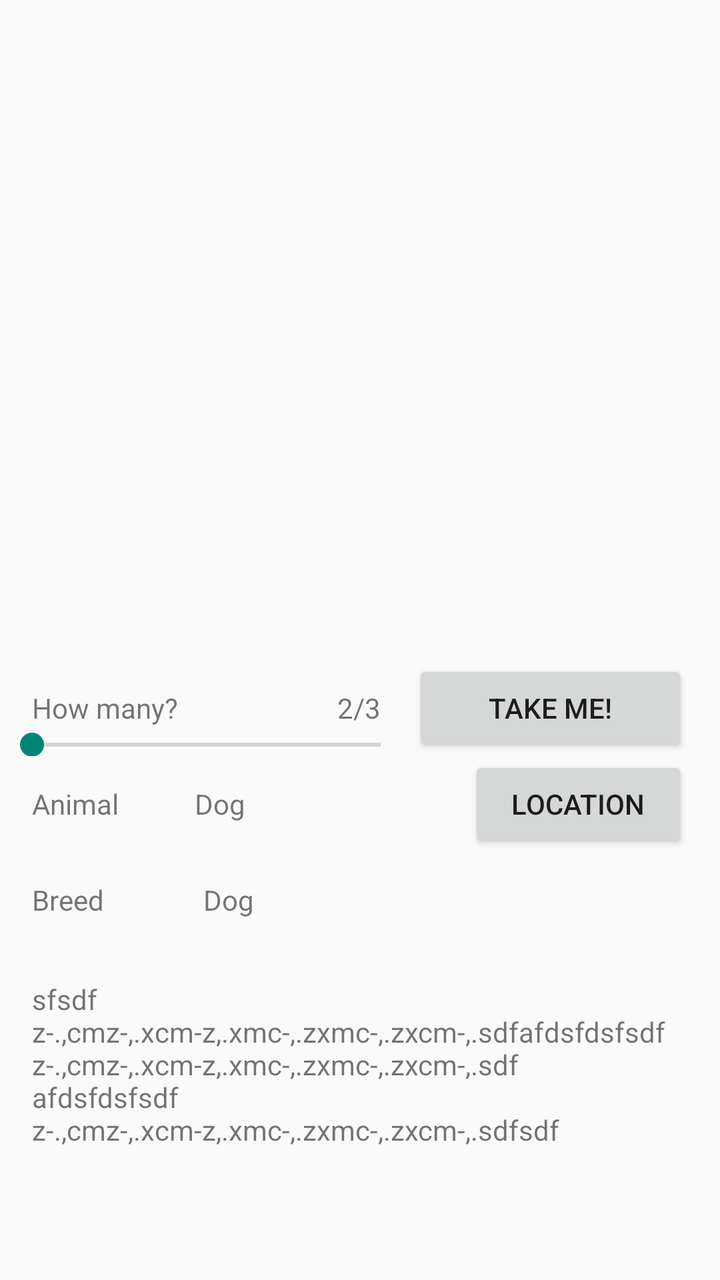
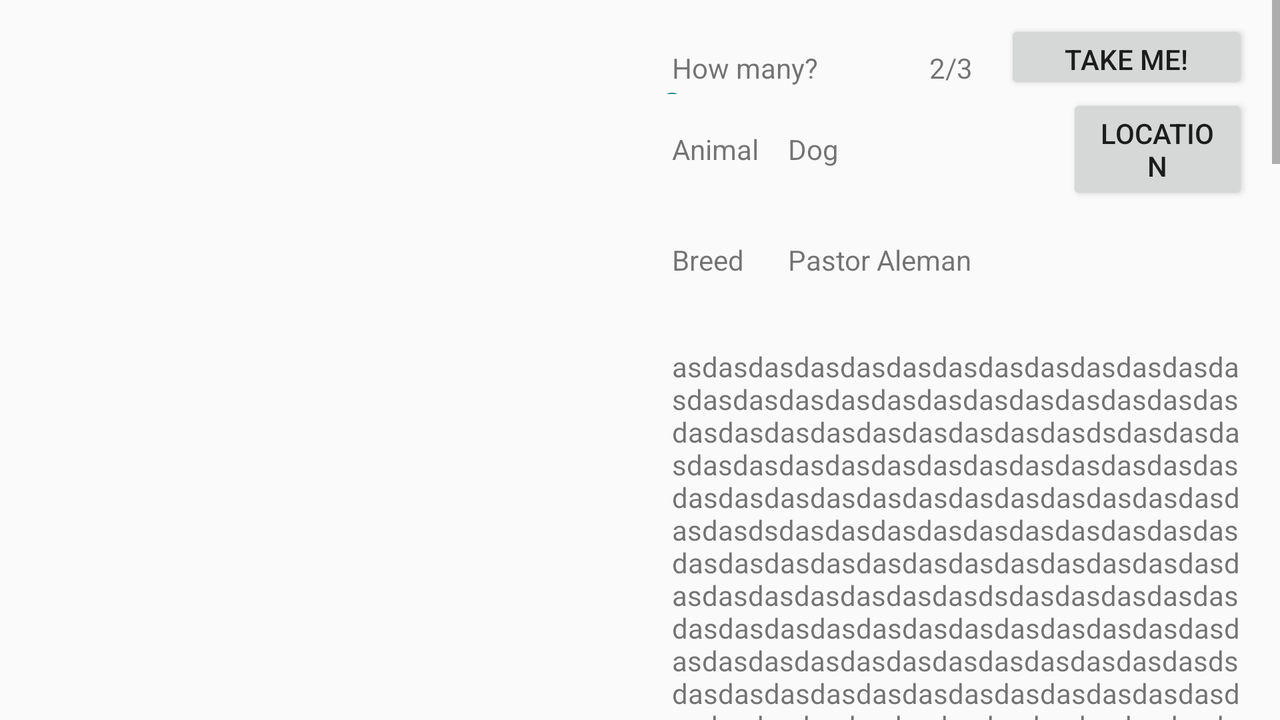

First picture: res/layout/ on a phone held upright. Second picture: the repository's own variant of that layout, on a device whose configuration matches the variant's folder. Source for both follows.
<!-- AndroidManifest.xml: application theme AppTheme -->
<!-- res/layout/fragment_new_detail.xml -->
<LinearLayout
    xmlns:android="http://schemas.android.com/apk/res/android"
    xmlns:tools="http://schemas.android.com/tools"
    android:layout_width="match_parent"
    android:layout_height="match_parent"
    tools:context="com.example.ruben.takeme.NewDetailActivity$PlaceholderFragment">

    <ScrollView
        android:layout_width="match_parent"
        android:layout_height="match_parent"
        android:fillViewport="true">

        <LinearLayout
            android:id="@+id/new_detail_container"
            android:orientation="vertical"
            android:layout_width="match_parent"
            android:layout_height="wrap_content"
            android:weightSum="10">

            <ImageView
                android:id="@+id/new_detail_icon"
                android:layout_width="match_parent"
                android:layout_height="0dp"
                android:layout_weight="5"
                android:scaleType="centerCrop"
                android:contentDescription="asdas" />


            <RelativeLayout
                android:layout_width="match_parent"
                android:layout_height="0dp"
                android:layout_weight="5">

                <LinearLayout
                    android:id="@+id/linear_horizonta_1"
                    android:orientation="horizontal"
                    android:layout_width="match_parent"
                    android:layout_height="wrap_content"
                    android:weightSum="1"
                    android:layout_marginTop="10dp">



                    <RelativeLayout
                        android:layout_below="@+id/new_detail_how_many"
                        android:layout_width="0dp"
                        android:layout_height="wrap_content"

                        android:layout_weight="0.6">

                        <TextView
                            android:id="@+id/new_detail_how_many"
                            android:layout_width="wrap_content"
                            android:layout_height="wrap_content"
                            android:text="How many?"
                            android:paddingLeft="16dp"/>

                        <TextView
                            android:layout_alignParentRight="true"
                            android:id="@+id/new_detail_animals_taked"
                            android:layout_width="wrap_content"
                            android:layout_height="wrap_content"
                            android:text="2/3"
                            android:paddingRight="16dp"/>

                        <SeekBar
                            android:id="@id/new_detail_hm_seekbar"
                            android:layout_below="@+id/new_detail_how_many"
                            android:layout_width="match_parent"
                            android:layout_height="wrap_content"
                            android:gravity="center_vertical"
                            android:layout_gravity="center_vertical"/>

                     </RelativeLayout>




                    <Button
                        style="?android:attr/buttonStyleSmall"
                        android:layout_width="0dp"
                        android:layout_height="wrap_content"
                        android:text="@string/take_me"
                        android:id="@+id/new_detail_take_me"
                        android:layout_weight="0.4"
                        android:layout_marginRight="16dp"/>

                </LinearLayout>

                <LinearLayout
                    android:id="@+id/linear_horizonta_2"
                    android:layout_below="@id/linear_horizonta_1"
                    android:orientation="horizontal"
                    android:layout_width="match_parent"
                    android:layout_height="wrap_content"
                    android:weightSum="3">

                    <TextView
                        android:layout_width="0dp"
                        android:layout_height="wrap_content"
                        android:textAppearance="?android:attr/textAppearanceSmall"
                        android:text="@string/Animal"
                        android:id="@+id/textView2"
                        android:layout_weight="0.8"
                        android:layout_gravity="left|center_vertical"
                        android:paddingLeft="16dp"/>
                    <TextView
                        android:layout_width="0dp"
                        android:layout_height="wrap_content"
                        android:textAppearance="?android:attr/textAppearanceSmall"
                        android:text="Dog"
                        android:id="@+id/new_detail_animal"
                        android:layout_weight="1.2"
                        android:layout_gravity="center_vertical"
                        android:paddingLeft="10dp"/>


                    <Button
                        style="?android:attr/buttonStyleSmall"
                        android:layout_width="0dp"
                        android:layout_height="wrap_content"
                        android:text="@string/location"
                        android:id="@+id/new_detail_show_location"
                        android:layout_marginLeft="16dp"
                        android:layout_weight="1"
                        android:layout_gravity="center_vertical"
                        android:layout_marginRight="16dp"/>




                </LinearLayout>

                <LinearLayout
                    android:id="@+id/linear_horizonta_3"
                    android:layout_below="@id/linear_horizonta_2"
                    android:orientation="horizontal"
                    android:layout_width="match_parent"
                    android:layout_height="wrap_content"
                    android:weightSum="3">

                    <TextView
                        android:layout_width="0dp"
                        android:layout_height="wrap_content"
                        android:textAppearance="?android:attr/textAppearanceSmall"
                        android:text="@string/Breed"
                        android:id="@+id/textView6"
                        android:layout_weight="0.8"
                        android:layout_gravity="left|center_vertical"
                        android:paddingLeft="16dp"/>
                    <TextView
                        android:layout_width="0dp"
                        android:layout_height="wrap_content"
                        android:textAppearance="?android:attr/textAppearanceSmall"
                        android:text="Dog"
                        android:id="@+id/new_detail_breed"
                        android:layout_weight="1.2"
                        android:layout_gravity="center_vertical"
                        android:paddingLeft="10dp"/>

                    <Button
                        style="?android:attr/buttonStyleSmall"
                        android:layout_width="0dp"
                        android:layout_height="wrap_content"
                        android:text="@string/see_it"
                        android:id="@+id/button2"
                        android:layout_weight="1"
                        android:layout_gravity="center_vertical"
                        android:layout_marginRight="16dp"
                        android:visibility="invisible"/>

                </LinearLayout>
                <TextView
                    android:layout_below="@id/linear_horizonta_3"
                    android:layout_width="match_parent"
                    android:layout_height="wrap_content"
                    android:text="sfsdf z-.,cmz-,.xcm-z,.xmc-,.zxmc-,.zxcm-,.sdfafdsfdsfsdf z-.,cmz-,.xcm-z,.xmc-,.zxmc-,.zxcm-,.sdf
                    afdsfdsfsdf z-.,cmz-,.xcm-z,.xmc-,.zxmc-,.zxcm-,.sdfsdf"
                    android:id="@+id/new_detail_description"
                    android:paddingRight="16dp"
                    android:paddingLeft="16dp"
                    android:paddingTop="16dp"
                    android:paddingBottom="16dp"
                    android:gravity="bottom"/>


            </RelativeLayout>

        </LinearLayout>
    </ScrollView>
</LinearLayout>
<!-- resources referenced by this layout -->
<resources>
  <string name="Animal">Animal</string>
  <string name="Breed">Breed</string>
  <string name="location">Location</string>
  <string name="see_it">see it!</string>
  <string name="take_me">take me!</string>
  <style name="AppTheme" parent="Theme.AppCompat.Light">
          
  
      </style>
</resources>
<!-- res/layout-land/fragment_new_detail.xml (the repository's variant of the layout above) -->
<!-- drawn on the phone turned sideways -->
<?xml version="1.0" encoding="utf-8"?>
<LinearLayout xmlns:android="http://schemas.android.com/apk/res/android"
    android:orientation="horizontal"
    android:layout_width="match_parent"
    android:layout_height="match_parent" android:weightSum="1">

    <ImageView
        android:id="@+id/new_detail_icon"
        android:layout_width="match_parent"
        android:layout_height="match_parent"
        android:layout_weight="0.5"
        android:scaleType="centerCrop"/>

    <ScrollView
        android:layout_width="match_parent"
        android:layout_height="match_parent"
        android:layout_weight="0.5">

    <LinearLayout
        android:id="@+id/new_detail_container"
        android:orientation="vertical"
        android:layout_width="fill_parent"
        android:layout_height="fill_parent"
        android:weightSum="1">



        <LinearLayout
            android:orientation="horizontal"
            android:layout_width="match_parent"
            android:layout_height="wrap_content"
            android:weightSum="1"
            android:layout_marginTop="10dp">

            <RelativeLayout
                android:layout_below="@+id/new_detail_how_many"
                android:layout_width="0dp"
                android:layout_height="wrap_content"
                android:layout_weight="0.6">

                <TextView
                    android:id="@+id/new_detail_how_many"
                    android:layout_width="wrap_content"
                    android:layout_height="wrap_content"
                    android:text="How many?"
                    android:paddingLeft="16dp"/>

                <TextView
                    android:layout_alignParentRight="true"
                    android:id="@+id/new_detail_animals_taked"
                    android:layout_width="wrap_content"
                    android:layout_height="wrap_content"
                    android:text="2/3"
                    android:paddingRight="16dp"/>

                <SeekBar
                    android:id="@id/new_detail_hm_seekbar"
                    android:layout_below="@+id/new_detail_how_many"
                    android:layout_width="match_parent"
                    android:layout_height="wrap_content"
                    android:gravity="center_vertical"
                    android:layout_gravity="center_vertical"/>

            </RelativeLayout>

            <Button
                style="?android:attr/buttonStyleSmall"
                android:layout_width="0dp"
                android:layout_height="match_parent"
                android:text="@string/take_me"
                android:id="@+id/new_detail_take_me"
                android:layout_weight="0.4"
                android:layout_marginRight="16dp"/>

        </LinearLayout>

        <LinearLayout
            android:orientation="horizontal"
            android:layout_width="match_parent"
            android:layout_height="wrap_content"
            android:weightSum="3">

            <TextView
                android:layout_width="match_parent"
                android:layout_height="match_parent"
                android:textAppearance="?android:attr/textAppearanceSmall"
                android:text="@string/Animal"
                android:id="@+id/textView2"
                android:layout_weight="1.2"
                android:gravity="left|center_vertical"
                android:paddingLeft="16dp"/>
            <TextView
                android:layout_width="match_parent"
                android:layout_height="match_parent"
                android:textAppearance="?android:attr/textAppearanceSmall"
                android:text="Dog"
                android:id="@+id/new_detail_animal"
                android:layout_weight="0.8"
                android:gravity="center_vertical"
                android:paddingLeft="10dp"/>

            <Button
                style="?android:attr/buttonStyleSmall"
                android:layout_width="match_parent"
                android:layout_height="match_parent"
                android:text="@string/location"
                android:id="@+id/new_detail_show_location"
                android:layout_weight="1"
                android:layout_marginRight="16dp"/>

        </LinearLayout>

        <LinearLayout
            android:orientation="horizontal"
            android:layout_width="match_parent"
            android:layout_height="wrap_content"
            android:weightSum="3">

            <TextView
                android:layout_width="match_parent"
                android:layout_height="match_parent"
                android:textAppearance="?android:attr/textAppearanceSmall"
                android:text="@string/Breed"
                android:id="@+id/textView6"
                android:layout_weight="1.2"
                android:gravity="left|center_vertical"
                android:paddingLeft="16dp"/>

            <TextView
                android:layout_width="match_parent"
                android:layout_height="match_parent"
                android:textAppearance="?android:attr/textAppearanceSmall"
                android:text="Pastor Aleman"
                android:id="@+id/new_detail_breed"
                android:layout_weight="0.8"
                android:gravity="center_vertical"
                android:paddingLeft="10dp"/>

            <Button
                style="?android:attr/buttonStyleSmall"
                android:layout_width="match_parent"
                android:layout_height="match_parent"
                android:text="New Button"
                android:id="@+id/button2"
                android:layout_weight="1"
                android:visibility="invisible"/>


        </LinearLayout>

        <TextView
            android:layout_width="match_parent"
            android:layout_height="wrap_content"
            android:text="asdasdasdasdasdasdasdasdasdasdasdasdasdasdasdasdasdasdasdasdasdasdasdasdasdasdasdasdasdasdasdasdasdasdsdasdasdasdasdasdasdasdasdasdasdasdasdasdasdasdasdasdasdasdasdasdasdasdasdasdasdasdasdasdsdasdasdasdasdasdasdasdasdasdasdasdasdasdasdasdasdasdasdasdasdasdasdasdasdasdasdasdasdasdsdasdasdasdasdasdasdasdasdasdasdasdasdasdasdasdasdasdasdasdasdasdasdasdasdasdasdasdasdasdsdasdasdasdasdasdasdasdasdasdasdasdasdasdasdasdasdasdasdasdasdasdasdasdasdasdasdasdasdasdsdasdasdasdasdasdasdasdasdasdasdasdasdasdasdasdasdasdasdasdasdasdasdasdasdasdasdasdasdasdsdasdasdasdasdasdasdasdasdasdasdasdasdasdasdasdasdasdasdasdasdasdasdasdasdasdasdasdasdasdsdasdasdasdasdasdasdasdasdasdasdasdasdasdasdasdasdasdasdasdasdasdasdasdasdasdasdasdasdasdsdasdasdasdasdasdasdasdasdasdasdasdasdasdasdasdasdasdasdasdasdasdasdasdasdasdasdasdasdasdsdasdasdasdasdasdasdasdasdasdasdasdasdasdasdasdasdasdasdasdasdasdasdasdasdasdasdasdasdasdsdasdasdasdasdasdasdasdasdasdasdasdasdasdasdasdasdasdasdasdasdasdasdasdasdasdasdasdasdasdsdasdasdasdasdasdasdasdasdasdasdasdasdasdasdasdasdasdasdasdasdasdasdasdasdasdasdasdasdasdsdasdasdasdasdasdasdasdasdasdasdasdasdasdasdasdasdasdasdasdasdasdasdasdasdasdasdasdasdasdsdasdasdasdasdasdasdasdasdasdasdasdasdasdasdasdasdasdasdasdasdasdasdasdasdasdasdasdasdasdsdasdasdasdasdasdasdasdasdasdasdasdasdasdasdasdasdasdasdasdasdasdasdasdasdasdasdasdasdasdsdasdasdasdasdasdasdasdasdasdasdasdasdasdasdasdasdasdasdasdasdasdasdasdasdasdasdasdasdasdsdasdasdasdasdasdasdasdasdasdasdasdasdasdasdasdasdasdasdasdasdasdasdasdasdasdasdasdasdasdsdasdasdasdasdasdasdasdasdasdasdasdasdasdasdasdasdasdasdasdasdasdasdasdasdasdasdasdasdasdsdasdasdasdasdasdasdasdasdasdasdasdasdasdasdasdasdasdasdasdasdasdasdasdasdasdasdasdasdasdsdasdasdasdasdasdasdasdasdasdasdasdasdasdasdasdasdasdasdasdasdasdasdasdasdasdasdasdasdasdsdasdasdasdasdasdasdasdasdasdasdasdasdasdasdasdasdasdasdasdasdasdasdasdasdasdasdasdasdasdsdasdasdasdasdasdasdasdasdasdasdasdasdasdasdasdasdasdasdasdasdasdasdasdasdasdasdasdasdasdsdasdasdasdasdasdasdasdasdasdasdasdasdasdasdasdasdasdasdasdasdasdasdasdasdasdasdasdasdasdsdasdasdasdasdasdasdasdasdasdasdasdasdasdasdasdasdasdasdasdasdasdasdasdasdasdasdasdasdasdsdasdasdasdasdasdasdasdasdasdasdasdasdasdasdasdasdasdasdasdasdasdasdasdasdasdasdasdasdasdsdasdasdasdasdasdasdasdasdasdasdasdasdasdasdasdasdasdasdasdasdasdasdasdasdasdasdasdasdasdsdasdasdasdasdasdasdasdasdasdasdasdasdasdasdasdasdasdasdasdasdasdasdasdasdasdasdasdasdasdsdasdasdasdasdasdasdasdasdasdasdasdasdasdasdasdasdasdasdasdasdasdasdasdasdasdasdasdasdasdsdasdasdasdasdasdasdasdasdasdasdasdasdasdasdasdasdasdasdasdasdasdasdasdasdasdasdasdasdasdsdasdasdasdasdasdasdasdasdasdasdasdasdasdasdasdasdasdasdasdasdasdasdasdasdasdasdasdasdasdsdasdasdasdasdasdasdasdasdasdasdasdasdasdasdasdasdasdasdasdasdasdasdasdasdasdasdasdasdasdsdasdasdasdasdasdasdasdasdasdasdasdasdasdasdasdasdasdasdasdasdasdasdasdasdasdasdasdasdasdsdasdasdasdasdasdasdasdasdasdasdasdasdasdasdasdasdasdasdasdasdasdasdasdasdasdasdasdasdasdsdasdasdasdasdasdasdasdasdasdasdasdasdasdasdasdasdasdasdasdasdasdasdasdasdasdasdasdasdasdsdasdasdasdasdasdasdasdasdasdasdasdasdasdasdasdasdasdasdasdasdasdasdasdasdasdasdasdasdasd"
            android:id="@+id/new_detail_description"
            android:paddingRight="16dp"
            android:paddingLeft="16dp"
            android:paddingTop="16dp"
            android:paddingBottom="16dp"/>




    </LinearLayout>
    </ScrollView>
</LinearLayout>
<!-- resources referenced by the variant -->
<!-- as the phone turned sideways resolves them -->
<resources>
  <string name="Animal">Animal</string>
  <string name="Breed">Breed</string>
  <string name="location">Location</string>
  <string name="take_me">take me!</string>
  <style name="AppTheme" parent="Theme.AppCompat.Light">
          
  
      </style>
</resources>
